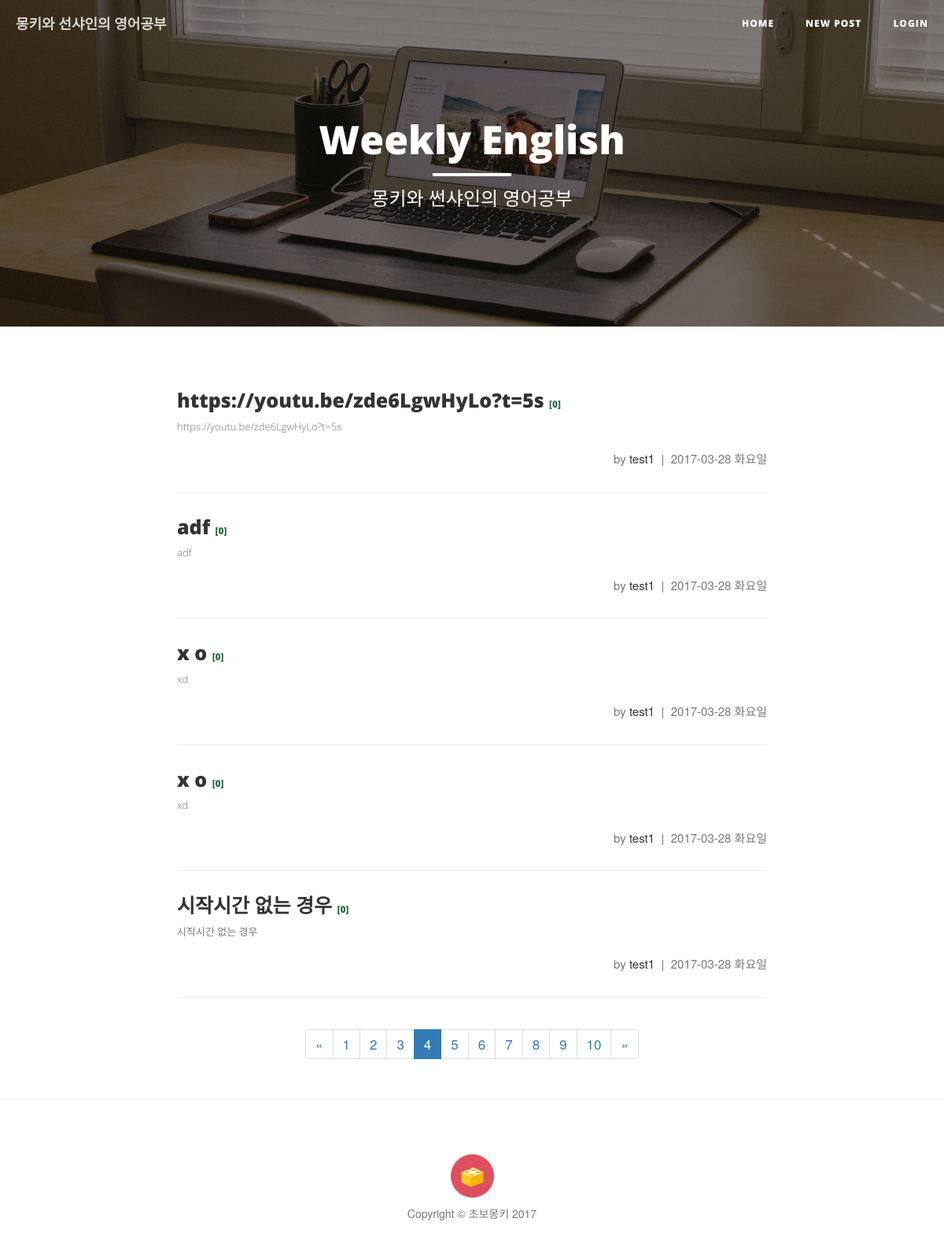
/?page=4, run on the app's committed database.
### study/models.py (models this page shows, shortened)
class Post(models.Model):
    author = models.ForeignKey('auth.User')
    title = models.CharField(max_length=200, verbose_name='제목')
    origin = models.CharField(max_length=200,  blank=True, null=True, verbose_name='원본 URL')
    video_url = models.CharField(max_length=100, blank=True, null=True, verbose_name='YouTube 링크')
    video_key = models.CharField(max_length=12, null=True, blank=True)
    video_time = models.IntegerField(null=True, blank=True)
    video_url2 = models.CharField(max_length=100, blank=True, null=True, verbose_name='YouTube 링크2')
    video_key2 = models.CharField(max_length=12, null=True, blank=True)
    video_time2 = models.IntegerField(null=True, blank=True)
    image = models.ImageField(upload_to = user_path, blank=True, verbose_name='이미지 추가', help_text='이미지를 추가할 수 있습니다. not required')
    cover_img = models.ImageField(upload_to = user_path, blank=True, verbose_name='커버 이미지', help_text='상단의 커버 이미지를 설정할 수 있습니다. not required')
    text = models.TextField(verbose_name='내용')
    created_date = models.DateTimeField(auto_now_add=True)
    class Meta:
        ordering = ['-created_date']

### study/views.py (the view)
# urls.py: url(r'^$', views.post_list, name='post_list'),
def post_list(request):
    p = Post.objects.filter(pk = 70)
    posts = Post.objects.all()
    page = request.GET.get('page', 1)
    paginator = Paginator(posts, 5)
    try:
        posts_page = paginator.page(page)
    except PageNotAnInteger:
        posts_page = paginator.page(1)
    except EmptyPage:
        posts_page = paginator.page(paginator.num_pages)
    return render(request, 'bsr/post_list.html', {'posts':posts_page})

### study/templates/bsr/post_list.html
{% extends 'bsr/base.html' %}
{% load staticfiles %}
{% block heading %}
<header class="intro-header" style="background-image: url('{% static 'bsr/img/home-bg.jpg' %}')">
    <div class="container">
        <div class="row">
            <div class="col-lg-8 col-lg-offset-2 col-md-10 col-md-offset-1">
              <div class="site-heading">
                  <h1 class><a class="heading" href="/">Weekly English</a></h1>
                  <hr class="small">
                  <span class="subheading">몽키와 썬샤인의 영어공부</span>
              </div>
            </div>
        </div>
    </div>
</header>
{% endblock %}
{% block content %}
{% for post in posts %}
  <div class="post-preview">
      <a href="{% url 'study:post_detail' pk=post.pk %}">
          <h2 class="post-title">
              {{ post.title }}
              <span class="count">[{{ post.comments.count }}]</span>
          </h2>
          <h3 class="post-subtitle">
              {{ post.text | truncatechars:200 | safe }}
          </h3>
      </a>
      <p class="post-meta">by <a href="#">{{ post.author }}</a>&nbsp;&nbsp;|&nbsp;&nbsp;{{ post.created_date | date:"Y-m-d D" }}</p>
  </div>
  <hr>
{% endfor %}
{% if posts.has_other_pages %}
  <div class="text-center">
    <ul class="pagination">
      {% if posts.has_previous %}
        <li><a href="?page={{ posts.previous_page_number }}">&laquo;</a></li>
      {% else %}
        <li class="disabled"><span>&laquo;</span></li>
      {% endif %}
      {% for i in posts.paginator.page_range %}
        {% if posts.number == i %}
          <li class="active"><span>{{ i }} <span class="sr-only">(current)</span></span></li>
        {% else %}
          <li><a href="?page={{ i }}">{{ i }}</a></li>
        {% endif %}
      {% endfor %}
      {% if posts.has_next %}
        <li><a href="?page={{ posts.next_page_number }}">&raquo;</a></li>
      {% else %}
        <li class="disabled"><span>&raquo;</span></li>
      {% endif %}
    </ul>
  </div>
{% endif %}
{% endblock content %}

### study/static/bsr/css/clean-blog.css (style rules this page uses)
body { font-size: 17px; color: #333333; line-height: 2; }
p { line-height: 1.5; margin: 30px 0; }
p a { text-decoration: underline; }
h1, h2, h3, h4, h5, h6 { font-family: 'Open Sans', 'Helvetica Neue', Helvetica, Arial, sans-serif; font-weight: 800; }
a { color: #333333; }
hr.small { max-width: 100px; margin: 15px auto; border-width: 4px; border-color: white; }
.intro-header { background-color: #777777; background: no-repeat center center; background-attachment: scroll; -webkit-background-size: cover; -moz-background-size: cover; background-size: cover; -o-background-size: cover; margin-bottom: 50px; }
.intro-header .site-heading, .intro-header .post-heading, .intro-header .page-heading { padding: 100px 0 50px; color: white; }
@media only screen and (min-width: 768px) { .intro-header .site-heading, .intro-header .post-heading, .intro-header .page-heading { padding: 150px 0; } }
.intro-header .site-heading, .intro-header .page-heading { text-align: center; }
.intro-header .site-heading h1, .intro-header .page-heading h1 { margin-top: 0; font-size: 35px; }
.intro-header .site-heading .subheading, .intro-header .page-heading .subheading { font-size: 24px; line-height: 1.1; display: block; font-family: 'Open Sans', 'Helvetica Neue', Helvetica, Arial, sans-serif; font-weight: 300; margin: 10px 0 0; }
@media only screen and (min-width: 768px) { .intro-header .site-heading h1, .intro-header .page-heading h1 { font-size: 50px; } }
.post-preview > a { color: #333333; }
.post-preview > a > .post-title { font-size: 25px; margin-top: 30px; margin-bottom: 10px; }
.post-preview > a > .post-subtitle { margin: 0px; line-height: 1.5; font-size: 13px; font-weight: 300; margin-bottom: 10px; color: #777777; }
.post-preview > .post-meta { color: #777777; font-size: 15px; margin-top: 20px; text-align: right; }
.post-preview > .post-meta > a { text-decoration: none; color: #333333; }
@media only screen and (min-width: 768px) { .post-preview > a > .post-title { font-size: 25px; } }
body { -webkit-tap-highlight-color: #0085A1; }
.heading { color: white; }
.count { font-size: 12px; color: #2b6e4a }

### data on the page
Post: title "https://youtu.be/zde6LgwHyLo?t=5s", comments.count "0", text "https://youtu.be/zde6LgwHyLo?t=5s", author "test1", created_date "2017-03-28 화요일"
Post: title "adf", comments.count "0", text "adf", author "test1", created_date "2017-03-28 화요일"
Post: title "x o", comments.count "0", text "xd", author "test1", created_date "2017-03-28 화요일"
Post: title "x o", comments.count "0", text "xd", author "test1", created_date "2017-03-28 화요일"
Post: title "시작시간 없는 경우", comments.count "0", text "시작시간 없는 경우", author "test1", created_date "2017-03-28 화요일"

### other printed values
{{ i }} "1" "2" "3" "5" "6" "7" "8" "9" "10"
{{ i }} "4"
